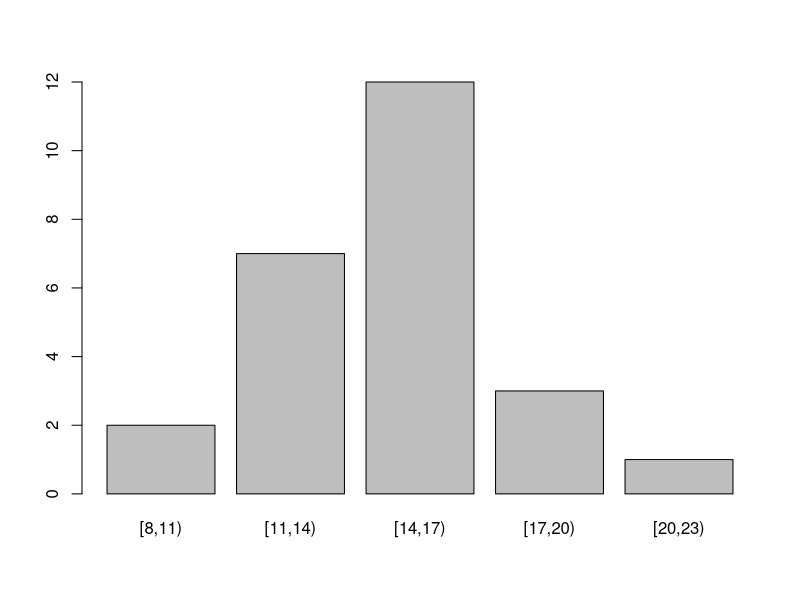
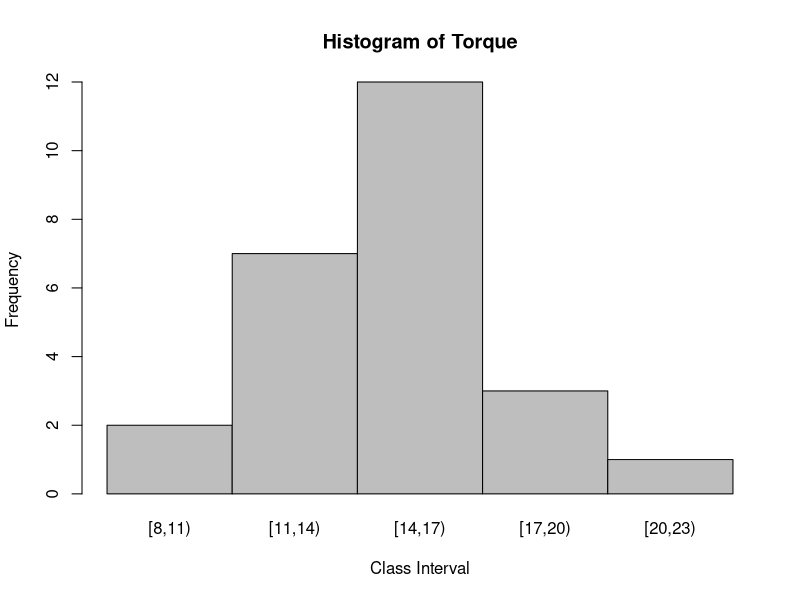
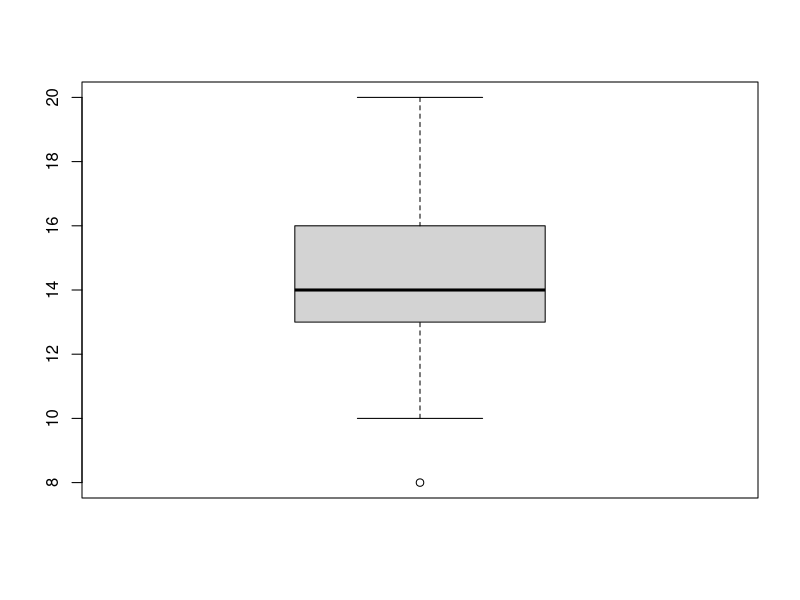
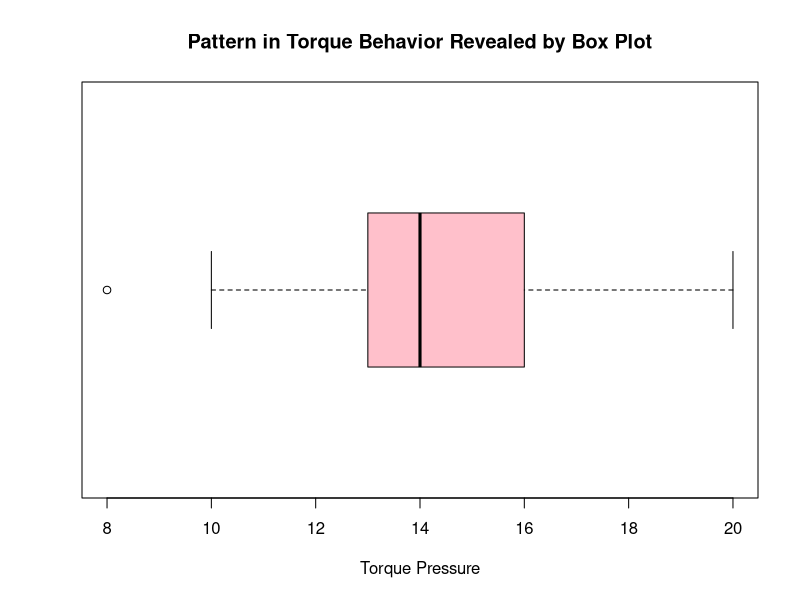
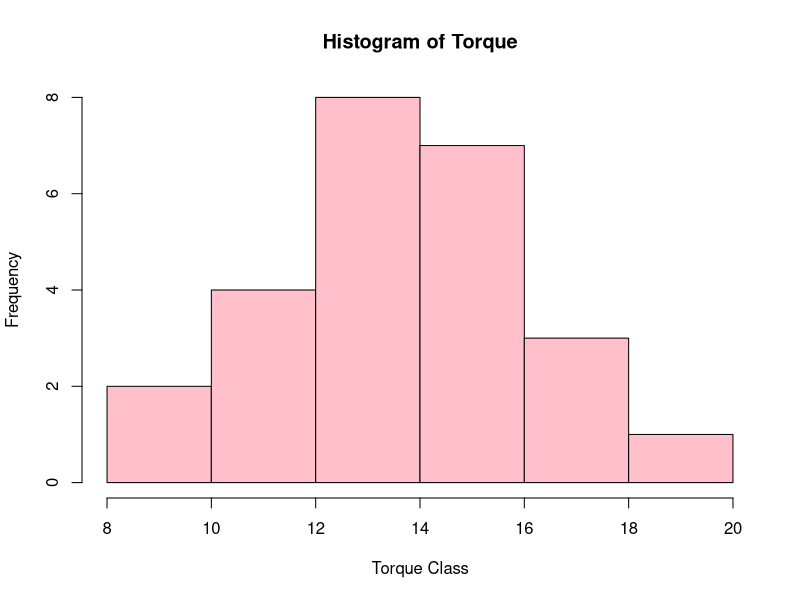

Here is the R script that generated these plots, in order:
#Problem 2

#The inspection records of a hose assembly operation revealed a high level of 
#rejection. An analysis of the records showed that the "leaks" were a major 
#contributing factor to the problem. It was decided to investigate the 
#hose clamping operation. The hose clamping force (torque) was measured 
#on twenty five assemblies. (Figures in foot-pounds). 
#The data are given below: Draw the frequency histogram and comment.

# 8   13	15	10	16	
# 11	14	11	14	20	
# 15	16	12	15	13	
# 12	13	16	17	17	
# 14	14	14	18	15

#Data Entry for Torque 
Torque=c(8,13,15,10,16,11,14,11,14,20,15,16,12,15,13,12,13,16,17,17,14,14,14,18,15)
range(Torque)
Frequency=table(as.vector(Torque))
Frequency
Mode=names(Frequency)[Frequency==max(Frequency)] 
Mode
breaks=seq(8, 23, by=3)
Torque.Class=cut(Torque, breaks, right=FALSE)
plot(Torque.Class)
plot(Torque.Class, main="Histogram of Torque", xlab="Class Interval", ylab= "Frequency", space=c(0, 0, 0, 0, 0))
summary(Torque)
sd(Torque)
boxplot(Torque)
boxplot(Torque, main="Pattern in Torque Behavior Revealed by Box Plot", xlab="Torque Pressure", col="Pink",horizontal=TRUE)
hist(Torque, xlab="Torque Class", col="Pink")

 
